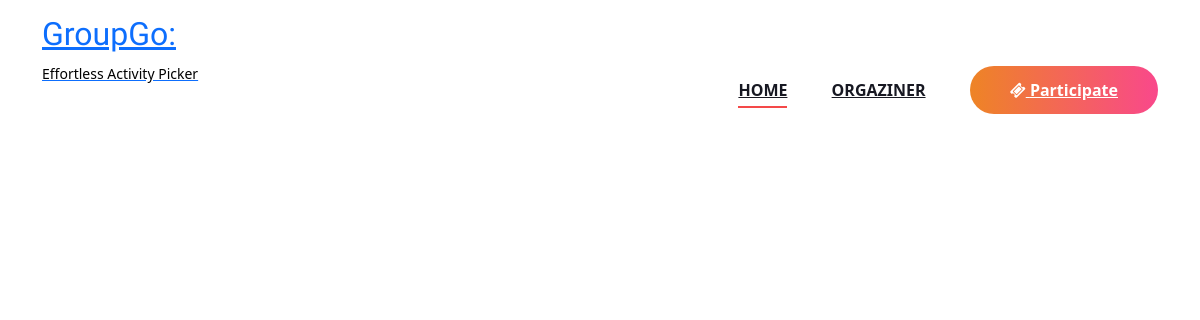
The app's page /view/organiser/, older data.
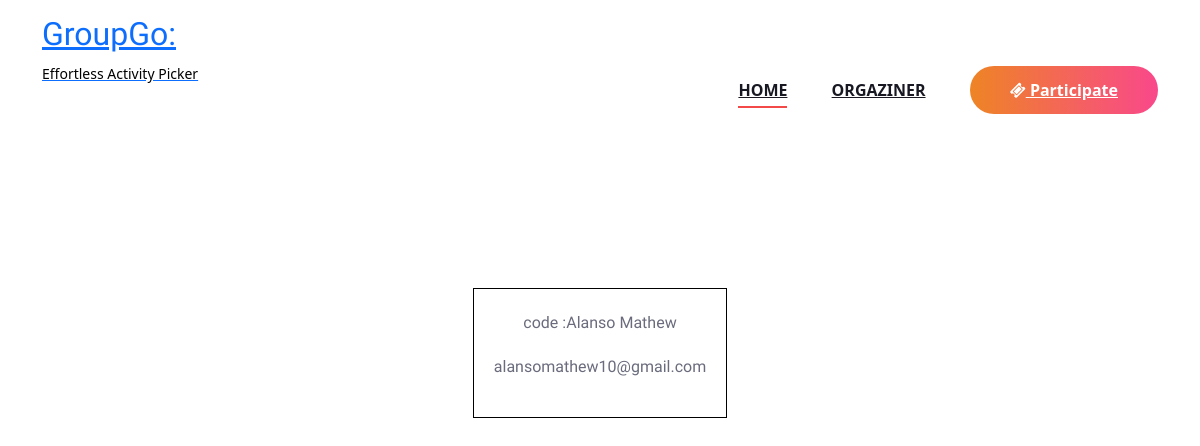
The same page, newer data.
### AllocationAdmin/models.py (models this page shows, shortened)
class CustomUser(AbstractUser):
    is_updated = models.BooleanField(default=False)
    is_updated_new = models.BooleanField(default=False)
    is_updated_max = models.BooleanField(default=False)

### user/views.py (the view)
# urls.py: path('view/organiser/', views.view_organiser, name="view_organiser"),
def view_organiser(request):
    try:
        organisers = CustomUser.objects.filter(event__isnull=False).distinct()
        return render(request, 'Guest/view_organiser.html',{"data":organisers})
    except Exception as e:
        print(e)
        messages.error(request, 'Error viewing data!')
        return render(request, 'Guest/view_organiser.html')

### templates/Guest/view_organiser.html (shortened to what this page needs)
{% extends 'Guest/Head.html'%}
{% load static %}
{%  block content %}
<br><br><br><br>
    <form action="" method="post">
        <table align="center" cellpadding="10">
            {% for i in data %}
            <td>
              <a href="{% url 'choose_activity' i.id %}" style="text-decoration: none;">
                <div style="text-align:center;border:1px solid black;margin:22px;padding:20px">
                    <p>code :{{i.first_name}}  {{i.last_name}}</p>
                    <p>{{i.email}}</p>
                </div></a>
            </td>
            {% endfor %}
        </table>
    </form>
</body>
</html>
{% endblock content %}

Row changes from the older to the newer data that the page shows:
added CustomUser: first_name "Alanso", last_name "Mathew", email "alansomathew10@gmail.com"
